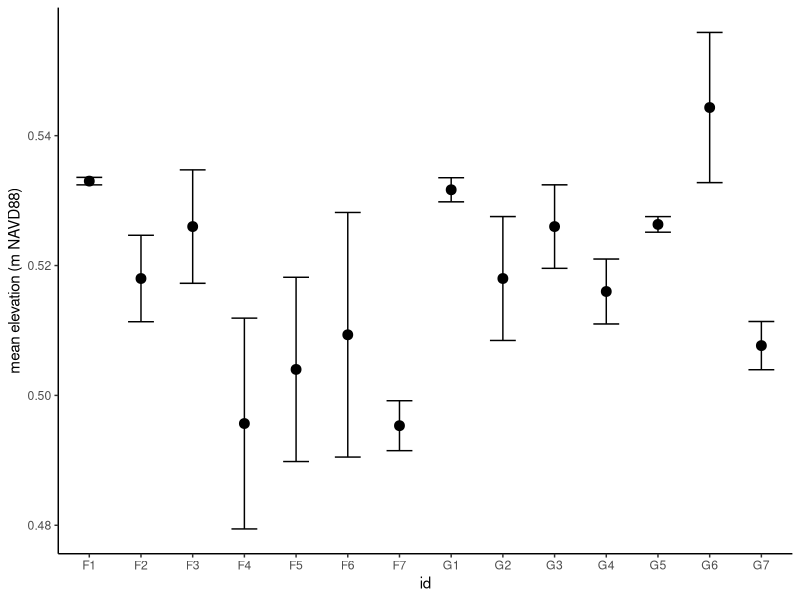

Reproduce this figure in R.
# This script uses both RTK-GPS and hand measurements to get actual heights of
# pots within frames. We can then use this data as a covariate in models rather
# than levels. This should overall reduce frame effects as well.

# All measurements taken by Helena Kleiner in Spring 2020
# Script created 25 June 2020 by MLV
# Script updated 25 June 2020 by MLV

# Load libraries
library(tidyverse); library(here)

# Set plotting theme
theme_set(theme_classic())

# Read in data
# First data set is RTK-GPS measures of the top rack
top_level <- read_csv(here("supp_data", "organ_rack_height.csv"))
# Second data is the differences between racks (e.g. distance between top level
# and second level from the top)
level_diffs <- read_csv(here("supp_data", "shelf_heights_measured.csv"))

# Start with top_level and tidy data
top_level %>% 
  dplyr::select(id = Point.ID,
         elev_1 = Elevation_1,
         elev_2 = Elevation_2,
         elev_3 = Elevation_3) %>% 
  # Add 25 cm to all elevation values (screws for all pots but G6 were 30 cm
  # down and peat was 5 cm down from the top of the pot). Need to add 9 cm to
  # the measurement of G6 because screws had to be placed lower because we
  # couldn't move that rack
  mutate(elev_1 = ifelse(id == "G6", elev_1 + 0.09 + 0.25, elev_1 + 0.25),
         elev_2 = ifelse(id == "G6", elev_2 + 0.09 + 0.25, elev_2 + 0.25),
         elev_3 = ifelse(id == "G6", elev_3 + 0.09 + 0.25, elev_3 + 0.25)) %>% 
  group_by(id) %>% 
  mutate(mean_elev = mean(c(elev_1, elev_2, elev_3)),
         sd_elev = sd(c(elev_1, elev_2, elev_3)),
         se_elev = sd_elev / sqrt(3)) -> top_level_summary

# Plot top levels with standard errors
top_level_summary %>% 
  ggplot(aes(x = id, y = mean_elev)) +
  geom_point(size = 3) +
  geom_errorbar(aes(ymin = mean_elev - se_elev, ymax = mean_elev + se_elev), width = 0.5) +
  ylab("mean elevation (m NAVD88)")

# We could use the information about variability as an errors in variables
# problem to be complete about how variation in elevation drives differences in
# responses, but I think for now we can just take the mean elevation for each
# rack.

top_level_summary %>% 
  dplyr::select(id, mean_elev) -> top_level_mean

range(top_level_mean$mean_elev)
# We have up to ~5cm difference across frames so it's probably good we are
# accounting for this!



# Now format the level differences
level_diffs %>% 
  # Take out measurements that had "DISREGARD" in the notes
  filter(!grepl("DISREGARD",level_diffs$notes)) %>% 
  group_by(site_frame) %>% 
  # There should be 5 for each frame (1-2, 2-3, 3-4, 4-5, 5-6)
  dplyr::count() %>% 
  filter(n != 5)

# Check what's up with gcrew_3 and gcrew_4
level_diffs %>% 
  filter(!grepl("DISREGARD",level_diffs$notes)) %>% 
  filter(site_frame %in% c("gcrew_3", "gcrew_4")) %>% 
  pull(notes)
# Ok, it looks like we should average measurements taken with rows that have the
# same level based on the notes

level_diffs %>% 
  filter(!grepl("DISREGARD",level_diffs$notes)) %>% 
  group_by(site_frame, level) %>% 
  # Convert to meters
  summarize(measurement_R = mean(measurement_R) * 0.01,
            measurement_C = mean(measurement_C * 0.01),
            measurement_L = mean(measurement_L) * 0.01) %>% 
  group_by(site_frame, level) %>% 
  # Now take the global mean across right, center and left
  summarize(mean_diff = mean(c(measurement_R, measurement_C, measurement_L))) %>% 
  ungroup() %>% 
  # Rename level to be numeric 2-6, where 2 represents the difference between 1 to 2
  mutate(level = ifelse(level == "1 to 2", 2,
                        ifelse(level == "2 to 3", 3,
                               ifelse(level == "3 to 4", 4,
                                      ifelse(level == "4 to 5", 5, 6))))) -> level_diffs_sum

# Create storage for loop that will go through and subtract elevations for each
# step
storage <- matrix(NA, nrow = 14, ncol = 6)

# Make sure both data frames are sorted before we loop through
top_level_summary <- top_level_summary[order(top_level_summary$id),]
level_diffs_sum <- level_diffs_sum[order(level_diffs_sum$site_frame, level_diffs_sum$level),]

# Set vector of frame names for level_diffs
frame_names <- unique(level_diffs_sum$site_frame)

# Loop through to get elevations for each level for each frame
for (i in 1:14){
  temp_top <- top_level_summary$mean_elev[i]
  temp_rest <- level_diffs_sum %>% filter(site_frame == frame_names[i]) %>% pull(mean_diff)
  storage[i,1] <- temp_top
  for (j in 2:6){
    storage[i,j] <- storage[i,j-1] - temp_rest[j-1]
  }
}

# Add back ids and levels and put in a tibble
all_elevations <- data.frame(storage)
colnames(all_elevations) <- paste("level", 1:6, sep = "_")
tibble(all_elevations) %>% 
  mutate(site_frame = frame_names) %>% 
  gather(key = level, value = elevation, level_1:level_6) %>% 
  mutate(level = substr(level, nchar(level), nchar(level))) -> elevation_data

# Remove all previous data frames and keep the last one
rm(list=setdiff(ls(), "elevation_data"))
